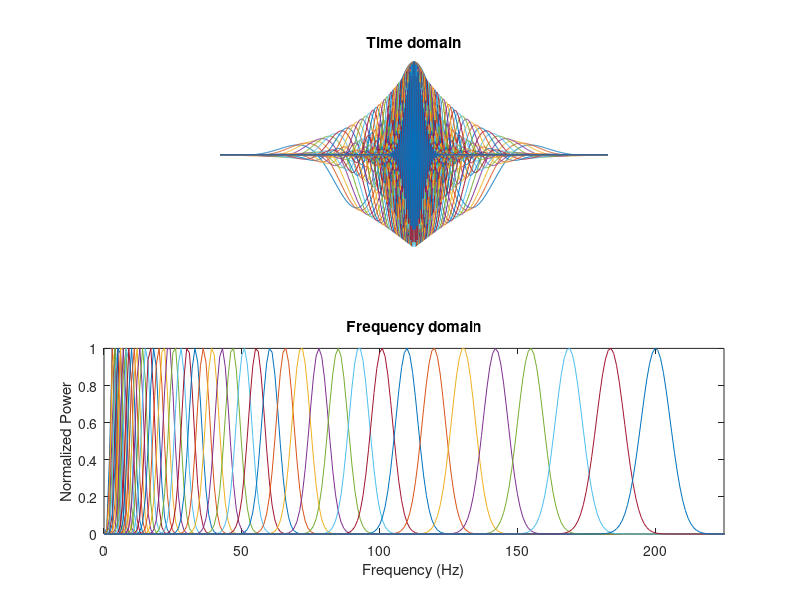
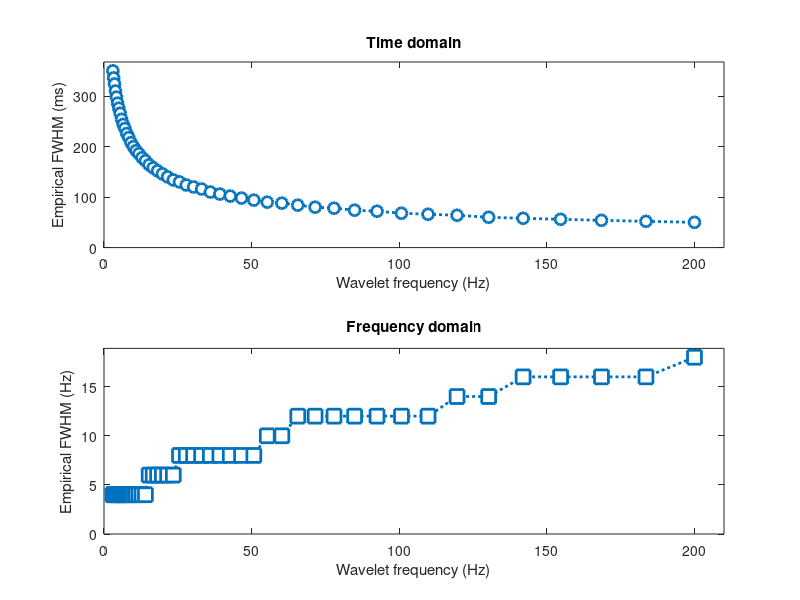

These figures' MATLAB source, in order:
%% Step 1: Define Parameters

%initialize variables
srate = 1000; % 1,000Hz
% -500:0 baseline, 1:500 sample, 501:1310 delay (all in ms)
wavet = -.5:1/srate:.5; % in seconds 
min_freq = 3; %in Hz
max_freq = 200;
num_frex = 50;
min_fwhm = .350; % in seconds (350ms)
max_fwhm = .050; % in seconds (50ms)
wavpts = length(wavet);
%there are N/2+1 frequencies between 0 and srate/2:
hz = linspace(0,srate/2,floor(wavpts/2)+1); % pos frequencies (not neg) up to Nyquist
frex = logspace(log10(min_freq),log10(max_freq),num_frex); %total num of freq's
% s    = logspace(log10(3),log10(12),num_frex)./(2*pi*frex); %width of gaussian
%fwhm of gaussian windows used to create wavelets logarithmically spaced:
fwhm = logspace(log10(min_fwhm),log10(max_fwhm),length(frex)); % in seconds


%% Step 2: Make wavelets, ensure they taper to 0 at either end in time domain and
% ensure Gaussian in frequency domain

% create wavelets using equation 3 from Cohen, 2018: "A better way to define
% and describe Morlet wavelets for time-frequency analysis"

% now using fwhm-specified in time domain
midp = dsearchn(wavet',0); %identify 0ms on wavelet time axis
% init outputs for empirical fwhm (time domain)
empfwhmT = zeros(length(frex),1);
for fi=1:length(frex) %loop over frequencies
    % create the Gaussian using the FWHM formula (equation 3):
    gwin = exp( (-4*log(2)*wavet.^2) ./ fwhm(fi)^2 ); 
    % measure the empirical fwhm (time domain):
    empfwhmT(fi) = wavet(midp-1+dsearchn(gwin(midp:end)',.5)) - ...
    wavet(dsearchn(gwin(1:midp)',.5));
end 
% empirical approximates specified (empfwhmT ~= fwhm)
% now make the wavelets and visualize them in time and frequency domains in
% addition to computing their fwhm 

empfwhmF = zeros(length(frex),1); %init outputs for emp fwhm (freq domain)

for fi=1:length(frex)
    %create wavelets using eq. 3: sin .* gaussian window
    wavelets(fi,:) = exp(2*1i*pi*frex(fi)*wavet).*exp( (-4*log(2)*wavet.^2) ./ fwhm(fi)^2 );
    wavelets_fft(fi,:) = fft(wavelets(fi,:)); % frequency domain (complex)
    wavelets_fft(fi,:) = wavelets_fft(fi,:)./max(wavelets_fft(fi,:)); % normalize 
    % measure the empirical fwhm (frequency domain)
    magnitude = abs(wavelets_fft(fi,1:length(hz)));
     % find left and right 1/2
    [~,peakx]  = max(wavelets_fft(fi,:)); 
    [~,left5]  = min(abs(wavelets_fft(fi,1:peakx)-.5));
    [~,right5] = min(abs(wavelets_fft(fi,peakx:end)-.5));
    right5 = right5+peakx-1;
    empfwhmF(fi) = hz(right5)-hz(left5);
end

% plot wavelets in time domain- ensure all taper to 0 (or very close)
figure(1), clf
subplot(211)
plot(wavet,real(wavelets))
axis off
% export_fig test2.png -transparent % no background
% plot(time,signal,'k','linew',2)
xlabel('Time (s)'), ylabel('Amplitude (gain)')
title('Time domain')
% plot wavelets in frequency domain- ensure all are symmetric about their
% peak frequency and they taper to 0 on the ends
subplot(212)
plot(hz,abs(wavelets_fft(:,1:length(hz))).^2)
set(gca,'xlim',[0 225])
xlabel('Frequency (Hz)'), ylabel('Normalized Power')
title('Frequency domain')

% plot FWHM in time domain to show how much temporal smoothing occurs
figure(2), clf
subplot(211)
plot(frex,empfwhmT*1000,'o:','markersize',8,'markerfacecolor','w','linew',2)
% semilogx(frex,empfwhmT*1000,'o:','markersize',8,'markerfacecolor','w','linew',2)
set(gca,'xlim',[0 max(frex)*1.05],'ylim',[0 max(empfwhmT)*1000*1.05])
xlabel('Wavelet frequency (Hz)'), ylabel('Empirical FWHM (ms)')
title('Time domain')
% plot FWHM in frequency domain to show how much spectral smoothing occurs
subplot(212)
plot(frex,empfwhmF,'s:','markersize',10,'markerfacecolor','w','linew',2)
% semilogx(frex,empfwhmF,'s:','markersize',10,'markerfacecolor','w','linew',2)
set(gca,'xlim',[0 max(frex)*1.05],'ylim',[0 max(empfwhmF)*1.05])
xlabel('Wavelet frequency (Hz)'), ylabel('Empirical FWHM (Hz)')
title('Frequency domain')

% PREP THESE FIGUERS FOR PAPER